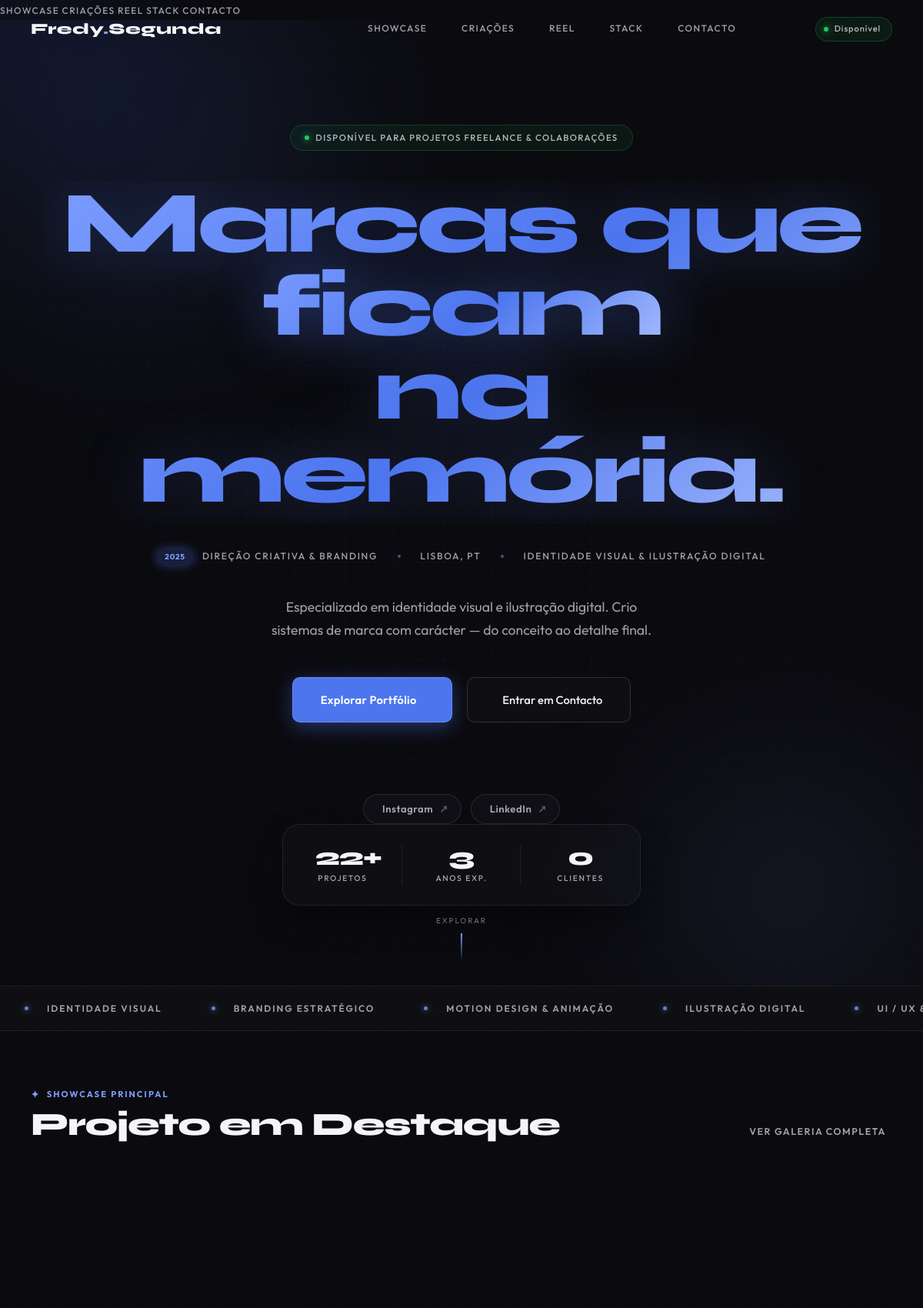
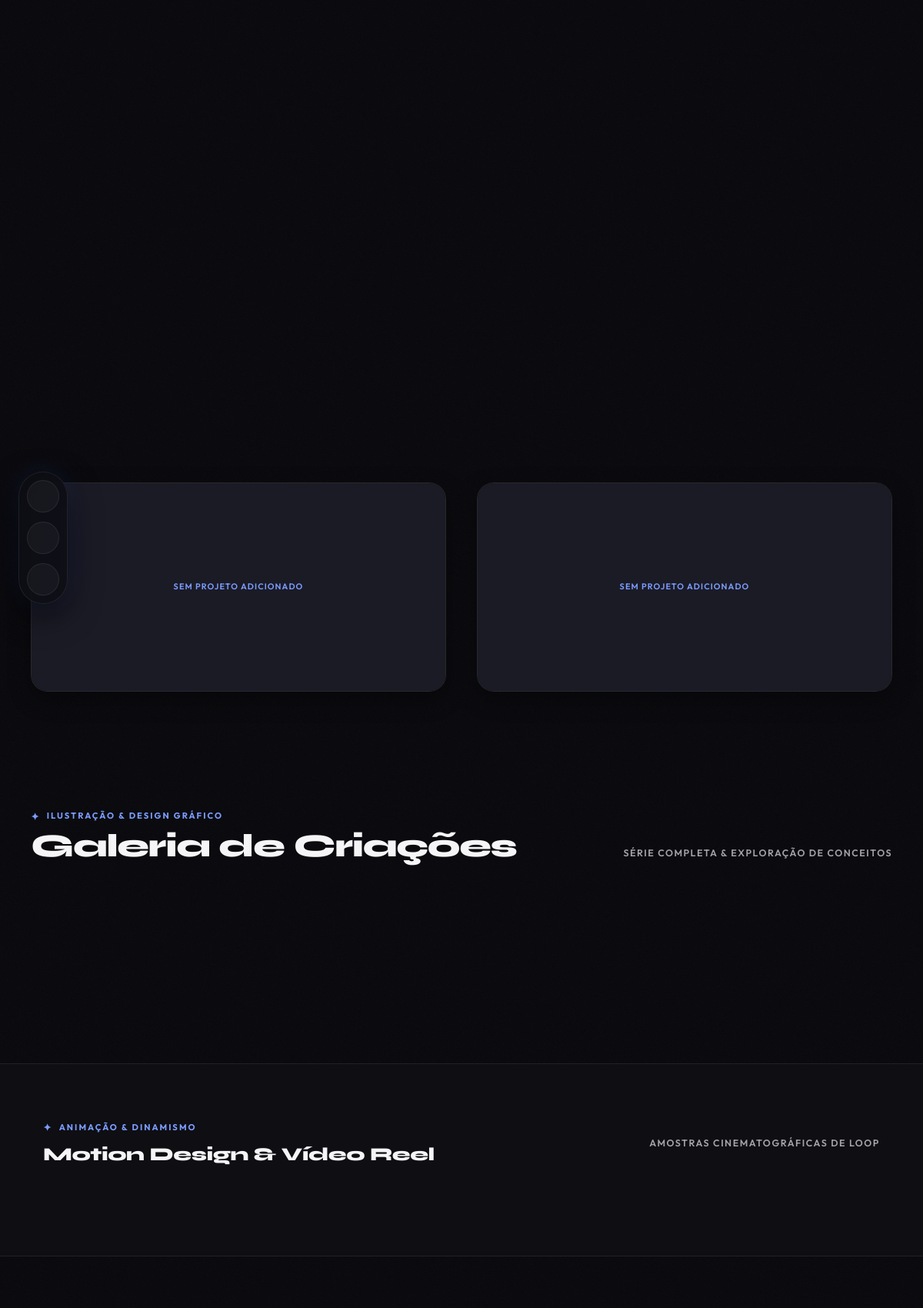
The page / (upper part) on the database its author committed (2 pictures, top to bottom).
### portfolio/models.py (models this page shows, shortened)
class GeneralSetting(models.Model):
    BG_THEMES = [
        ('obsidian', '■ Obsidiana Profundo (Preto Puro Studio #08080c)'),
        ('midnight', '■ Azul Meia-Noite Cinematográfico (#050814)'),
        ('graphite', '■ Grafite Mineral & Slate (#0f1117)'),
        ('velvet', '■ Velvet Noir / Púrpura Imperial (#0a0712)'),
        ('emerald', '■ Esmeralda Noir / Verde Profundo (#040e0a)'),
        ('custom', '◆ Cor de Fundo Personalizada (Usar campo HEX)'),
    ]
    ACCENT_COLORS = [
        ('#4C75EE', 'Azul Índigo Studio (Padrão)'),
        ('#2563EB', 'Azul Cobalto Eléctrico'),
        ('#6366f1', 'Lilás Violeta Vibrante'),
        ('#8b5cf6', 'Roxo Awwwards Exclusive'),
        ('#10b981', 'Verde Esmeralda Luminoso'),
        ('#f59e0b', 'Dourado Âmbar Premium'),
        ('#f43f5e', 'Rosa Carmim Editorial'),
        ('#ffffff', 'Branco Puro Monocromático'),
    ]
    site_title = models.CharField(
        max_length=120,
        default="Fredy Segunda — Direção Criativa & Design Gráfico",
        verbose_name="Título da Página (Browser & SEO)"
    )
    meta_description = models.TextField(
        default="Especializado em identidade visual e ilustração digital. Crio sistemas de marca com carácter — do conceito ao detalhe final.",
        verbose_name="Descrição SEO para Google e Partilhas"
    )
    bg_theme = models.CharField(
        max_length=20,
        choices=BG_THEMES,
        default='obsidian',
        verbose_name="Tema de Fundo do Site"
    )
    custom_bg_color = models.CharField(
        max_length=20,
        blank=True,
        null=True,
        default="#08080c",
        verbose_name="Cor HEX Personalizada (Fundo)",
        help_text="Ex: #0a0b10 (Ativo apenas quando seleciona 'Cor de Fundo Personalizada' acima)"
    )
    accent_color = models.CharField(
        max_length=20,
        choices=ACCENT_COLORS,
        default='#4C75EE',
        verbose_name="Cor de Destaque (Accent/Luzes/Botões)"
    )
    is_available = models.BooleanField(
        default=True,
        verbose_name="Atualmente disponível para Freelance/Novos Projetos?",
        help_text="Se ativo, exibe o indicador luminoso VERDE. Se desativar, exibe indicador de 'Agenda Ocupada' / em projeto."
    )
    availability_badge_text = models.CharField(
        max_length=120,
        default="Disponível para Projetos Freelance & Colaborações",
        verbose_name="Texto do Badge de Disponibilidade (Hero)"
    )
    hero_year = models.CharField(max_length=10, default="2026", verbose_name="Ano em Destaque (Hero/Footer)")
    hero_title = models.TextField(
        default="Marcas que<br><span class=\"blue\">ficam</span><br>na memória.",
        verbose_name="Título Principal do Hero (suporta HTML)"
    )
    hero_desc = models.TextField(
        default="Especializado em identidade visual e ilustração digital. Crio sistemas de marca com carácter — do conceito estético ao detalhe de acabamento final.",
        verbose_name="Descrição Narrativa do Hero"
    )
    cv_file = cloudinary.models.CloudinaryField(
        'Ficheiro do Currículo (PDF/Asset)',
        blank=True,
        null=True,
        resource_type='raw',
        help_text="Ficheiro disponibilizado para download no botão 'Transferir Currículo'"
    )
    stat1_number = models.CharField(max_length=10, default="34+", verbose_name="Nº Estatística 1")
    stat1_label = models.CharField(max_length=35, default="Projetos Concluídos", verbose_name="Rótulo Estatística 1")
    stat2_number = models.CharField(max_length=10, default="3", verbose_name="Nº Estatística 2")
    stat2_label = models.CharField(max_length=35, default="Anos Experiência", verbose_name="Rótulo Estatística 2")
    stat3_number = models.CharField(max_length=10, default="18", verbose_name="Nº Estatística 3")
    stat3_label = models.CharField(max_length=35, default="Clientes Atendidos", verbose_name="Rótulo Estatística 3")
    contact_email = models.EmailField(default="fredy.segunda@email.com", verbose_name="Email Principal de Contacto")
    whatsapp_number = models.CharField(
        max_length=25,
        blank=True,
        null=True,
        verbose_name="Número do WhatsApp",
        help_text="Formato internacional com código do país. Ex: +351912345678 (permite conversa direta)"
    )
    link_behance = models.URLField(blank=True, null=True, default="#", verbose_name="Link Behance (Exibido no Topo, Hero e Dock Lateral)")
    link_dribbble = models.URLField(blank=True, null=True, default="#", verbose_name="Link Dribbble (Exibido no Topo e Dock Lateral)")
    link_instagram = models.URLField(blank=True, null=True, default="#", verbose_name="Link Instagram")
    link_linkedin = models.URLField(blank=True, null=True, default="#", verbose_name="Link LinkedIn")
    link_github = models.URLField(blank=True, null=True, verbose_name="Link GitHub / Outro Portfólio")
    cta_title = models.CharField(
        max_length=150,
        default="Pronto para dar vida ao seu próximo projeto?",
        verbose_name="Título do Bloco de Contacto"
    )
    cta_subtitle = models.TextField(
        default="Estou atualmente disponível para projetos freelance, novas marcas e parcerias criativas que valorizem design memorável e detalhista.",
        verbose_name="Subtítulo / Convite de Contacto"
    )
    class Meta:
        verbose_name = "Configuração Geral & Identidade"
        verbose_name_plural = "1. Configurações & Personalização"
    def get_effective_bg(self):
        if self.bg_theme == 'custom' and self.custom_bg_color:
            return self.custom_bg_color
        mapping = {
            'obsidian': '#08080c',
            'midnight': '#050814',
            'graphite': '#0f1117',
            'velvet': '#0a0712',
            'emerald': '#040e0a',
        }
        return mapping.get(self.bg_theme, '#08080c')

### portfolio/views.py (the view)
# urls.py: path('', views.home, name='home'),
def home(request):
    projects = Project.objects.all()
    general_setting = GeneralSetting.objects.first()
    tools = Tool.objects.all()
    creative_steps = CreativeStep.objects.all()
    custom_galleries = CustomGallery.objects.filter(is_active=True).prefetch_related('projects')
    context = {
        'featured_main': projects.filter(section='featured_main', custom_gallery__isnull=True).first(),
        'featured_sides': projects.filter(section='featured_side', custom_gallery__isnull=True)[:4],
        'gallery_smalls': projects.filter(section='gallery_small', custom_gallery__isnull=True)[:18],
        'gallery_asyms': projects.filter(section='gallery_asym', custom_gallery__isnull=True)[:12],
        'reels': projects.filter(section='reel', custom_gallery__isnull=True)[:15],
        'custom_galleries': custom_galleries,
        'setting': general_setting,
        'tools': tools,
        'creative_steps': creative_steps,
    }
    return render(request, 'portfolio/index.html', context)

### portfolio/templates/portfolio/index.html (shortened to what this page needs)
{% load static %}
{% load static cloudinary_tags %}
<!DOCTYPE html>
<html lang="pt">
<head>
  <link rel="stylesheet" href="https://cdn.jsdelivr.net/npm/@tabler/icons-webfont@latest/tabler-icons.min.css">
  <link rel="stylesheet" href="{% static 'portfolio/css/style.css' %}">
</head>
<body>
  <div id="spotlight"></div>
  <aside class="floating-social-dock" aria-label="Canais de Comunicação Rápida">
    {% if setting.link_instagram and setting.link_instagram != "#" %}
    <a href="{{ setting.link_instagram }}" target="_blank" rel="noopener noreferrer" class="dock-icon"
      aria-label="Instagram">
    </a>
    {% endif %}
    {% if setting.link_linkedin and setting.link_linkedin != "#" %}
    <a href="{{ setting.link_linkedin }}" target="_blank" rel="noopener noreferrer" class="dock-icon"
      aria-label="LinkedIn">
    </a>
    {% endif %}
    <a href="#contacto" class="dock-icon" aria-label="Enviar Email">
    </a>
  </aside>
  <div class="nav-mobile" aria-label="Menu Mobile">
    <a class="nav-link" href="#trabalho">Showcase</a>
    <a class="nav-link" href="#galeria">Criações</a>
    <a class="nav-link" href="#reel">Reel</a>
    <a class="nav-link" href="#skills">Stack</a>
    <a class="nav-link" href="#contacto">Contacto</a>
  </div>
  <nav>
    <a href="#inicio" class="logo">Fredy<span>.</span>Segunda</a>
    <div class="nav-right">
      <a class="nav-link" href="#trabalho">Showcase</a>
      <a class="nav-link" href="#galeria">Criações</a>
      <a class="nav-link" href="#reel">Reel</a>
      <a class="nav-link" href="#skills">Stack</a>
      <a class="nav-link" href="#contacto">Contacto</a>
      <a href="#contacto" class="nav-dot-wrap" title="Status de Agenda &amp; Colaborações">
        {% if setting.is_available or setting.is_available is None %}
        <div class="nav-dot"></div>
        <span>Disponível</span>
        {% else %}
        <div class="nav-dot" style="background:#ef4444; box-shadow: 0 0 10px #ef4444;"></div>
        <span>Em Projeto</span>
        {% endif %}
      </a>
    </div>
  </nav>
  <section class="hero" id="inicio">
    <div class="hero-bg" aria-hidden="true">
      <div class="hero-blob hero-blob-1"></div>
      <div class="hero-blob hero-blob-2"></div>
    </div>
    <div class="hero-content">
      <div class="hero-badge" id="hero-badge">
        {% if setting.is_available or setting.is_available is None %}
        <span class="badge-dot"></span>
        {% else %}
        <span class="badge-dot" style="background:#ef4444; box-shadow: 0 0 8px #ef4444;"></span>
        {% endif %}
        {{ setting.availability_badge_text|default:"Disponível para Projetos Freelance &amp; Colaborações" }}
      </div>
      <h1 class="hero-title" id="hero-title">
        <span class="hero-title-line">
          <span class="hero-title-inner blue" style="color:var(--blue);">{% if setting.hero_title %}{{ setting.hero_title|safe }}{% else %}ficam{% endif %}</span>
        </span>
      </h1>
      <div class="hero-meta" id="hero-meta">
        <div class="hero-meta-item">
          <span class="pill" style="background:rgba(76,117,238,0.2); color:var(--blue-light);">{{ setting.hero_year|default:"2026" }}</span>
          Direção Criativa &amp; Branding
        </div>
        <div class="hero-meta-sep" aria-hidden="true"></div>
        <div class="hero-meta-item">Lisboa, PT</div>
        <div class="hero-meta-sep" aria-hidden="true"></div>
        <div class="hero-meta-item">Identidade Visual &amp; Ilustração Digital</div>
      </div>
      <p class="hero-desc" id="hero-desc">
        {{ setting.hero_desc|default:"Especializado em identidade visual e ilustração digital. Crio sistemas de marca com carácter — do conceito estético ao detalhe de acabamento final." }}
      </p>
      <div class="hero-cta" id="hero-cta">
        <a href="#trabalho" class="btn-main">
          Explorar Portfólio
        </a>
        {% if setting.cv_file %}
        <a href="{{ setting.cv_file.url }}" class="btn-sec" download>
          <i class="ti ti-file-download"></i> Transferir Currículo
        </a>
        {% else %}
        <a href="#contacto" class="btn-sec">
           Entrar em Contacto
        </a>
        {% endif %}
      </div>
      <div class="hero-social-row gsap-reveal" aria-label="Redes de Design em Destaque">
        {% if setting.link_instagram and setting.link_instagram != "#" %}
        <a href="{{ setting.link_instagram }}" target="_blank" rel="noopener noreferrer" class="hero-soc-pill">
           Instagram <span style="opacity:0.5;">↗</span>
        </a>
        {% endif %}
        {% if setting.link_linkedin and setting.link_linkedin != "#" %}
        <a href="{{ setting.link_linkedin }}" target="_blank" rel="noopener noreferrer" class="hero-soc-pill">
           LinkedIn <span style="opacity:0.5;">↗</span>
        </a>
        {% endif %}
      </div>
      <div class="hero-stats" id="hero-stats">
        <div class="stat">
          <span class="stat-n">{{ setting.stat1_number|default:"34+" }}</span>
          <span class="stat-l">{{ setting.stat1_label|default:"Projetos Concluídos" }}</span>
        </div>
        <div class="stat">
          <span class="stat-n">{{ setting.stat2_number|default:"3" }}</span>
          <span class="stat-l">{{ setting.stat2_label|default:"Anos Experiência" }}</span>
        </div>
        <div class="stat">
          <span class="stat-n">{{ setting.stat3_number|default:"18" }}</span>
          <span class="stat-l">{{ setting.stat3_label|default:"Clientes Atendidos" }}</span>
        </div>
      </div>
    </div>
    <div class="hero-scroll" aria-hidden="true">
      <span>Explorar</span>
    </div>
  </section>
  <div class="marquee-section" aria-hidden="true">
    <div class="marquee-track">
      <div class="marquee-item"><span class="marquee-dot"></span>Identidade Visual</div>
      <div class="marquee-item"><span class="marquee-dot"></span>Branding Estratégico</div>
      <div class="marquee-item"><span class="marquee-dot"></span>Motion Design &amp; Animação</div>
      <div class="marquee-item"><span class="marquee-dot"></span>Ilustração Digital</div>
      <div class="marquee-item"><span class="marquee-dot"></span>UI / UX &amp; Design Digital</div>
    </div>
  </div>
  <div class="sec-header" id="trabalho">
    <div class="sec-title-wrap">
      <span class="sec-tag">Showcase Principal</span>
      <h2 class="sec-title">Projeto em Destaque</h2>
    </div>
    <a class="sec-sub" href="#galeria">
      Ver galeria completa
    </a>
  </div>
  <div class="showcase-container">
  </div>
  <div class="side-projects-grid">
    {% for proj in featured_sides %}
    <div class="proj-card gsap-reveal" data-media-url="{{ proj.media_file.url }}"
      data-media-type="{% if proj.is_video %}video{% else %}image{% endif %}"
      onclick="openLightbox(this.dataset.mediaUrl, this.dataset.mediaType)">
      <div class="card-media">
        {% if proj.is_video %}
        <video src="{{ proj.media_file.url }}" autoplay muted loop playsinline aria-label="{{ proj.title }}"></video>
        {% else %}
        <img src="{{ proj.media_file.url }}" loading="lazy" alt="{{ proj.title|default:'Projeto Secundário' }}">
        {% endif %}
        <div class="media-zoom-overlay">
          <div class="play-ring">
            <i class="{% if proj.is_video %}ti ti-player-play{% else %}ti ti-zoom-in{% endif %}"
              style="font-size:18px; color:#fff; {% if proj.is_video %}margin-left:2px;{% endif %}"></i>
          </div>
        </div>
        {% if proj.is_video %}
        <div class="vid-badge" style="position:absolute; top:15px; left:15px;">
          <div class="live-dot"></div> Vídeo
        </div>
        {% endif %}
      </div>
      <div class="card-body">
        <div class="card-meta">
          <span class="card-category">{{ proj.category|default:"Projeto Criativo" }}</span>
          {% if proj.project_year %}<span style="font-size:0.7rem; color:var(--text-dim);">{{ proj.project_year }}</span>{% endif %}
        </div>
        <h4 class="card-title">
          {{ proj.title|default:"Obra Selecionada" }}
          <i class="ti ti-arrow-up-right card-title-arrow"></i>
        </h4>
        <p class="card-desc">
          {{ proj.description|default:"Conceitualização e execução visual com foco em equilíbrio gráfico, impacto tipográfico e comunicação direcionada ao público-alvo." }}
        </p>
      </div>
    </div>
    {% empty %}
    <div class="proj-card">
      <div class="card-media">
        <div class="img-placeholder"><span class="upload-tag">Sem Projeto Adicionado</span></div>
      </div>
    </div>
    <div class="proj-card">
      <div class="card-media">
        <div class="img-placeholder"><span class="upload-tag">Sem Projeto Adicionado</span></div>
      </div>
    </div>
    {% endfor %}
  </div>
  <div class="sec-header" id="galeria">
    <div class="sec-title-wrap">
      <span class="sec-tag">Ilustração &amp; Design Gráfico</span>
      <h2 class="sec-title">Galeria de Criações</h2>
    </div>
    <span class="sec-sub">Série Completa &amp; Exploração de Conceitos</span>
  </div>
  <div class="gallery-grid">
  </div>
  <div class="gallery-asym-grid">
  </div>
  <section class="reel-section" id="reel" style="margin-top: 4rem;">
    <div class="reel-header">
      <div class="sec-title-wrap">
        <span class="sec-tag">Animação &amp; Dinamismo</span>
        <h2 class="reel-title">Motion Design &amp; Vídeo Reel</h2>
      </div>
      <span class="sec-sub">Amostras Cinematográficas de Loop</span>
    </div>
  </section>
  <section class="skills-section" id="skills">
  </section>
</body>
</html>

### rows shown on the page
GeneralSetting: availability_badge_text "DISPONÍVEL PARA PROJETOS FREELANCE & COLABORAÇÕES", hero_title "Marcas que ficam na memória.", hero_year "2025", hero_desc "Especializado em identidade visual e ilustração digital. Crio sistemas de marca com carácter — do conceito ao detalhe final.", stat1_number "22+", stat1_label "PROJETOS", stat2_number "3", stat2_label "ANOS EXP.", stat3_number "0", stat3_label "CLIENTES"
